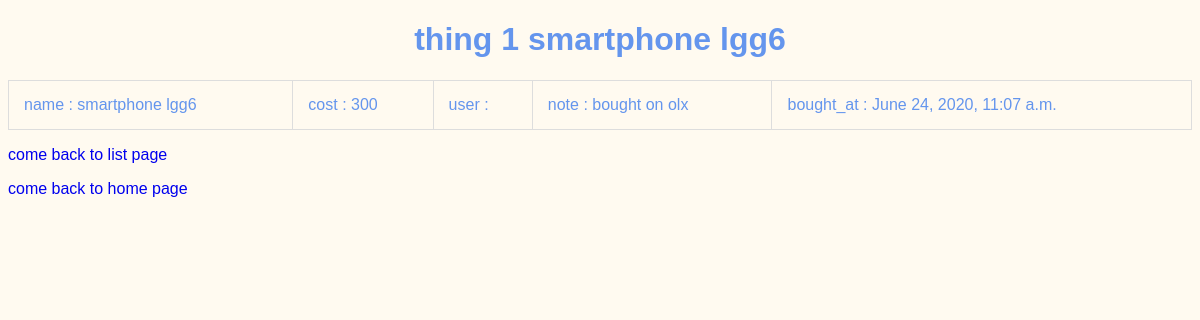
Screenshot of /update/1 with the database file from the repository.
### things/models.py (models this page shows, shortened)
class Thing(models.Model):
    name = models.CharField(max_length=200)
    cost = models.IntegerField()
    user = get_user_model()
    note = models.CharField(max_length=256)
    bought_at = models.DateTimeField(auto_now=False, auto_now_add=False)

### things/views.py (the view)
# urls.py: path('update/<int:id>',update, name="update"),
def update(request, id):
    T= get_object_or_404(Thing, pk=id)
    return render(request,"thing/update.html",
                    {"T": T} )

### things/templates/thing/update.html (shortened to what this page needs)
{% extends "base.html" %}
{% block content %}
<center> <h1> thing {{T.pk}} {{T.name}}</h1></center>
<table>
    <tr>
        <td>name : {{T.name}}</td>
        <td>cost : {{T.cost}}</td>
        <td>user : {{T.user}}</td>
        <td>note : {{T.note}}</td>
        <td>bought_at : {{T.bought_at}}</td>
    </tr>
</table>
<p> <a href="{% url 'list' %}">come back to list page</a></p>
<p><a href="{% url 'index' %}">come back to home page</a></p>
{% endblock %}

### things/static/thing/style.css (style rules this page uses)
body { font-family: sans-serif; color: cornflowerblue; background-color: floralwhite; }
a { text-decoration: none; }
table, td, th { border: 1px solid #ddd; text-align: left; }
table { border-collapse: collapse; width: 100%; }
th, td { padding: 15px; }

### rows the page displays
Thing: pk "1", name "smartphone lgg6", cost "300", note "bought on olx", bought_at "June 24, 2020, 11:07 a.m."
